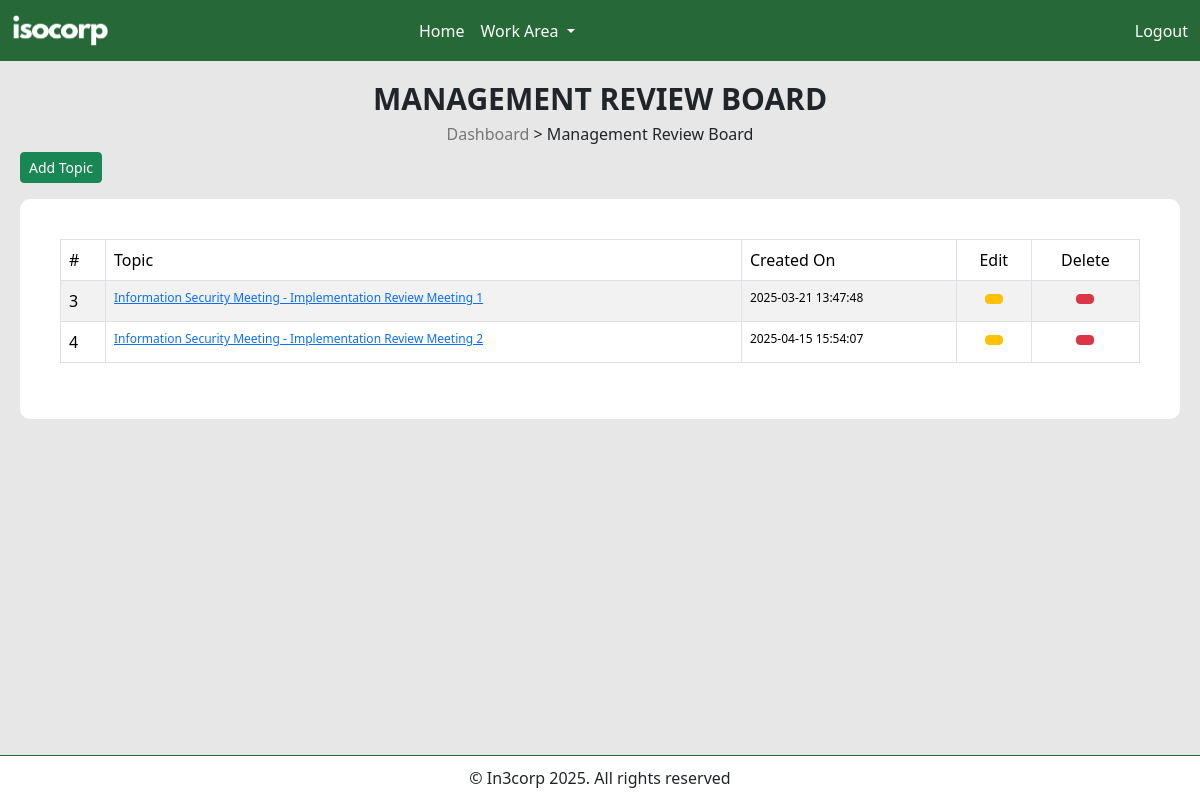
Screenshot of /mrb.php with the database file from the repository.
### tables this page shows
CREATE TABLE `training` (
  `training_id` int(11) NOT NULL,
  `training_topic` varchar(255) DEFAULT NULL,
  `training_details` blob,
  `training_details_status` varchar(11) DEFAULT NULL,
  `training_date` datetime DEFAULT CURRENT_TIMESTAMP,
  `training_created_by` varchar(25) DEFAULT NULL
);

### mrb.php (the view, shortened to what this page needs)
<?php
include('includes/header.php');
include('includes/navbar.php');
include('includes/connection.php'); ?>
<div class="dashboard-container">
    <div class="screen-name-container">
        <h1>MANAGEMENT REVIEW BOARD</h1>
        <h2><a href="dashboard.php">Dashboard</a> > Management Review Board</h2>
    </div>
    <button type="button" class="btn btn-sm btn-success" data-bs-toggle="modal" data-bs-target="#addTopicModal">Add Topic</button>
    <?php
    $fetch_data = "SELECT * FROM training";
    $fetch_data_r = mysqli_query($connection, $fetch_data);
    $insert_res_count = mysqli_num_rows($fetch_data_r);
    if ($insert_res_count > 0) {
    ?>
        <div class="table-container table-responsive mt-3">
            <table class="table table-bordered table-striped">
                <thead>
                    <tr>
                        <th style="font-size: 12px;" scope="col">#</th>
                        <th style="font-size: 12px;" scope="col">Topic</th>
                        <th style="font-size: 12px;" scope="col">Created On</th>
                        <th class="text-center" style="font-size: 12px;" scope="col">Edit</th>
                        <th class="text-center" style="font-size: 12px;" scope="col">Delete</th>
                    </tr>
                </thead>
                <tbody>
                    <?php
                    while ($row = mysqli_fetch_assoc($fetch_data_r)) {
                        $training_id = $row['training_id'];
                        $training_topic = $row['training_topic'];
                        $training_date = $row['training_date'];
                    ?>
                        <tr>
                            <th style="font-size: 12px" scope="row"><?php echo $training_id ?></th>
                            <td style="font-size: 12px">
                                <a href="mrb-details.php?id=<?php echo $training_id; ?>">
                                    <?php echo $training_topic ?>
                                </a>
                            </td>
                            <td style="font-size: 12px"><?php echo $training_date ?></td>
                            <td style="font-size: 12px" class="text-center">
                                <form action="edit-mrb.php?id=<?php echo $training_id; ?>" method="post">
                                    <button style="font-size: 12px;" class="btn btn-sm btn-warning">
                                    </button>
                                </form>
                            </td>
                            <td style="font-size: 12px" class="text-center">
                                <form action="" method="post">
                                    <button type="submit" name="delete-topic" style="font-size: 12px;" class="btn btn-sm btn-danger">
                                    </button>
                                </form>
                            </td>
                        </tr>
                    <?php } ?>
                </tbody>
            </table>
        </div>
    <?php } else { ?>
        <div class="alert alert-danger mt-3 w-100" role="alert">
            No topic found!
        </div>
    <?php
    } ?>
</div>
<?php include('includes/footer.php'); ?>

### assets/styles.css (style rules this page uses)
body { background-color: #e7e7e7; }
.dashboard-container { padding: 20px; }
.screen-name-container { width: 100%; display: flex; justify-content: center; align-items: center; flex-direction: column; }
.screen-name-container h1 { font-size: 30px; font-weight: 700; }
.screen-name-container h2 { font-size: 16px; }
.screen-name-container a { font-size: 16px; text-decoration: none; color: #777; }
.clause-content td, th { font-size: 16px !important; font-weight: 500 !important; margin: 0; margin-bottom: 10px; }
.table-container { background-color: #fff; padding: 40px; border-radius: 10px; }

### rows the page displays
training: training_id "3", training_topic "Information Security Meeting - Implementation Review Meeting 1", training_date "2025-03-21 13:47:48"
training: training_id "4", training_topic "Information Security Meeting - Implementation Review Meeting 2", training_date "2025-04-15 15:54:07"
